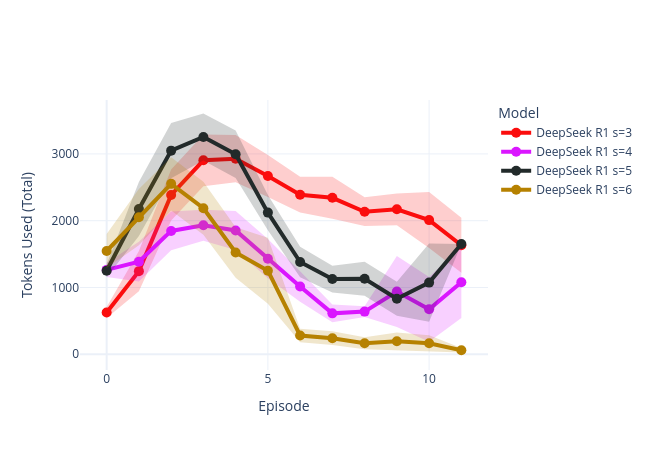

Source (notebook cell):
### Code cell
# completion_tokens plot
fig.show()

### Figure 1 — Plotly figure (JSON) as saved in the notebook; plotly's stock layout.template omitted (floating-point values rounded to 4 significant figures)
{"data": [{"fill": "toself", "fillcolor": "rgba(251,13,13,0.2)", "hoverinfo": "skip", "line": {"color": "rgba(255,255,255,0)"}, "name": "DeepSeek R1 error", "showlegend": false, "type": "scatter", "x": [0, 1, 2, 3, 4, 5, 6, 7, 8, 9, 10, 11, 11, 10, 9, 8, 7, 6, 5, 4, 3, 2, 1, 0], "y": [706.6, 1545.0, 2766.0, 3292.0, 3282.0, 2984.0, 2657.0, 2657.0, 2349.0, 2408.0, 2428.0, 2044.0, 1222.0, 1590.0, 1933.0, 1919.0, 2028.0, 2121.0, 2354.0, 2576.0, 2516.0, 2004.0, 945.1, 542.7]}, {"line": {"color": "#FB0D0D", "width": 4}, "marker": {"size": 10}, "mode": "lines+markers", "name": "DeepSeek R1 s=3", "type": "scatter", "x": [0, 1, 2, 3, 4, 5, 6, 7, 8, 9, 10, 11], "y": [624.7, 1245.0, 2385.0, 2904.0, 2929.0, 2669.0, 2389.0, 2343.0, 2134.0, 2171.0, 2009.0, 1633]}, {"fill": "toself", "fillcolor": "rgba(218,22,255,0.2)", "hoverinfo": "skip", "line": {"color": "rgba(255,255,255,0)"}, "name": "DeepSeek R1 error", "showlegend": false, "type": "scatter", "x": [0, 1, 2, 3, 4, 5, 6, 7, 8, 9, 10, 11, 11, 10, 9, 8, 7, 6, 5, 4, 3, 2, 1, 0], "y": [1372.0, 1684.0, 2138.0, 2165.0, 2145.0, 1726.0, 1243.0, 744.8, 718.1, 1471.0, 1157.0, 1615.0, 542.2, 189.3, 409.8, 559.7, 480.2, 786.9, 1137.0, 1561.0, 1699.0, 1556.0, 1088.0, 1155.0]}, {"line": {"color": "#DA16FF", "width": 4}, "marker": {"size": 10}, "mode": "lines+markers", "name": "DeepSeek R1 s=4", "type": "scatter", "x": [0, 1, 2, 3, 4, 5, 6, 7, 8, 9, 10, 11], "y": [1264.0, 1386.0, 1847.0, 1932.0, 1853.0, 1432.0, 1015.0, 612.5, 638.9, 940.1, 673.1, 1079.0]}, {"fill": "toself", "fillcolor": "rgba(34,42,42,0.2)", "hoverinfo": "skip", "line": {"color": "rgba(255,255,255,0)"}, "name": "DeepSeek R1 error", "showlegend": false, "type": "scatter", "x": [0, 1, 2, 3, 4, 5, 6, 7, 8, 9, 10, 11, 11, 10, 9, 8, 7, 6, 5, 4, 3, 2, 1, 0], "y": [1348.0, 2578.0, 3462.0, 3605.0, 3352.0, 2385.0, 1610.0, 1325.0, 1387.0, 1085.0, 1658.0, 1650, 1650, 488.8, 578.6, 875.0, 926.6, 1154.0, 1857.0, 2638.0, 2901.0, 2636.0, 1772.0, 1154.0]}, {"line": {"color": "#222A2A", "width": 4}, "marker": {"size": 10}, "mode": "lines+markers", "name": "DeepSeek R1 s=5", "type": "scatter", "x": [0, 1, 2, 3, 4, 5, 6, 7, 8, 9, 10, 11], "y": [1251.0, 2175.0, 3049.0, 3253.0, 2995.0, 2121, 1382.0, 1126, 1131.0, 831.8, 1073.0, 1650]}, {"fill": "toself", "fillcolor": "rgba(182,129,0,0.2)", "hoverinfo": "skip", "line": {"color": "rgba(255,255,255,0)"}, "name": "DeepSeek R1 error", "showlegend": false, "type": "scatter", "x": [0, 1, 2, 3, 4, 5, 6, 7, 8, 9, 10, 11, 11, 10, 9, 8, 7, 6, 5, 4, 3, 2, 1, 0], "y": [1802.0, 2473.0, 2950.0, 2581.0, 1902.0, 1744.0, 383.5, 343.6, 255.3, 326.0, 286.5, 92.35, 28.32, 44.97, 64.97, 75.5, 138.0, 178.5, 757.7, 1145.0, 1791.0, 2154.0, 1633.0, 1291.0]}, {"line": {"color": "#B68100", "width": 4}, "marker": {"size": 10}, "mode": "lines+markers", "name": "DeepSeek R1 s=6", "type": "scatter", "x": [0, 1, 2, 3, 4, 5, 6, 7, 8, 9, 10, 11], "y": [1546.0, 2053.0, 2552.0, 2186.0, 1524.0, 1251.0, 281.0, 240.8, 165.4, 195.5, 165.8, 60.33]}], "layout": {"height": 450, "legend": {"title": {"text": "Model"}}, "title": {"text": ""}, "width": 650, "xaxis": {"title": {"text": "Episode"}}, "yaxis": {"title": {"text": "Tokens Used (Total)"}}}}
